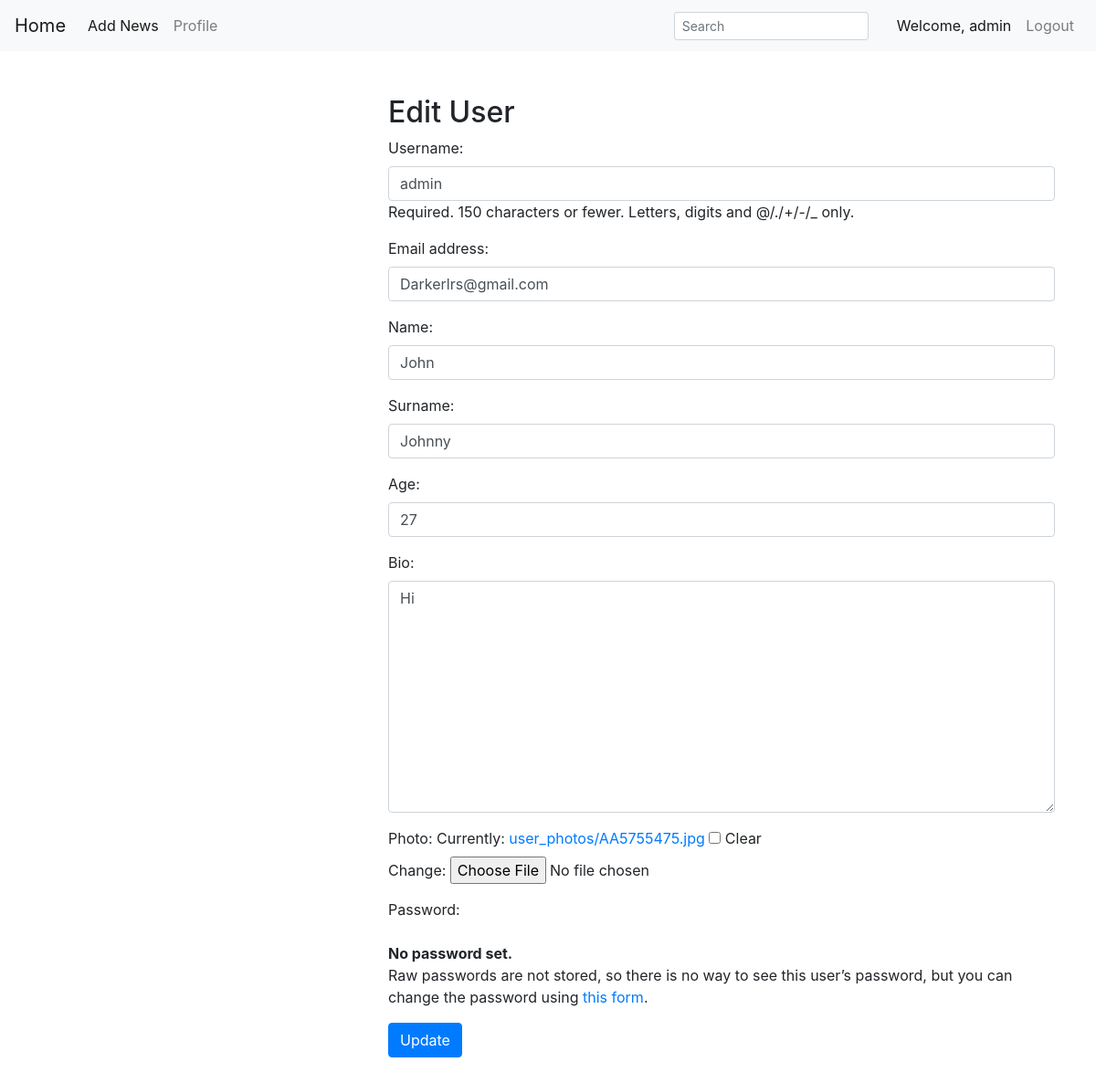
Screenshot of /users/1/useredit/ (signed in) with the database file from the repository.
### users/models.py (models this page shows)
class customuser(AbstractUser):
    age=models.PositiveIntegerField(default=0,blank=True)
    bio=models.TextField(blank=True)
    photo=models.ImageField(upload_to='user_photos/',blank=True)
    name=models.CharField(max_length=255,blank=True)
    surname=models.CharField(max_length=255,blank=True)

### users/views.py (the view)
# urls.py: path('<int:pk>/useredit/', UserProfileEditView.as_view(), name='edituser'),
class UserProfileEditView(generic.UpdateView):
    form_class = UpdateUserForm
    template_name = 'edituser.html'
    success_url = reverse_lazy('home')
    def get_object(self, queryset=None):
        return self.request.user

### users/forms.py
class UpdateUserForm(UserChangeForm):
    class Meta(UserChangeForm.Meta):
        model = customuser
        fields = ('username','email','name','surname','age','bio','photo')
        widgets={
            'username':forms.TextInput(attrs={'class':'form-control'}),
            'email': forms.EmailInput(attrs={'class': 'form-control'}),
            'name': forms.TextInput(attrs={'class': 'form-control'}),
            'surname': forms.TextInput(attrs={'class': 'form-control'}),
            'age': forms.NumberInput(attrs={'class': 'form-control'}),
            'bio': forms.Textarea(attrs={'class': 'form-control'}),
        }

### templates/edituser.html (shortened to what this page needs)
{%extends 'base.html'%}
{%block content%}
<h2>Edit User</h2>
<form method="post">
{{form.as_p}}
<button type="submit" class="btn btn-primary" value="{{user.id}}" name="post_id">Update</button>
</form>
{%endblock%}

### templates/inc/_navbar.html (shortened to what this page needs)
<nav class="navbar navbar-expand-lg navbar-light bg-light">
  <a class="navbar-brand" href="{%url 'home'%}">Home</a>
  <div class="collapse navbar-collapse" id="navbarNav">
      {%if user.is_authenticated%}
    <ul class="navbar-nav">
      <li class="nav-item active">
        <a class="nav-link" href="{%url 'add_news'%}">Add News<span class="sr-only">(current)</span></a>
      </li>
      <li class="nav-item">
        <a class="nav-link" href="{%url 'profile' user.id%}">Profile</a>
      </li>
    </ul>
    {%endif%}
  </div>
<form action="{%url 'search'%}">
  <input class="form-control form-control-sm ml-5 w-75" type="text" placeholder="Search" name="search" id="Search"
    aria-label="Search">
</form>
  {%if user.is_authenticated%}
<ul class="navbar-nav">
      <li class="nav-item active">
        <a class="nav-link" href="#">Welcome, {{user.username}}  </a>
      </li>
    <li class="nav-item ">
        <a class="nav-link" href="{%url 'logout'%}">Logout</a>
      </li>
</ul>
  {%endif%}
</nav>

### rows the page displays
customuser: username "admin", email "Darkerlrs@gmail.com", name "John", surname "Johnny", age "27", bio "Hi"
